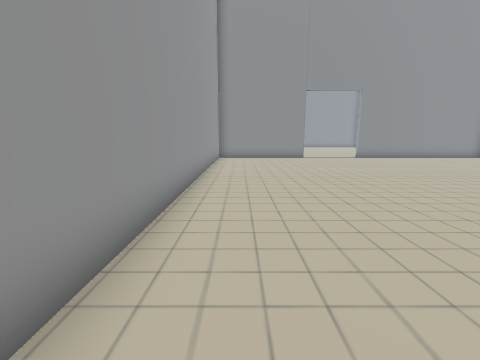
view 1 (above)

14 first-person views from a walk through a 3-D level made in the Unity game engine. The camera is 1.3 m above the floor, tilts 10° down and sees 90° across. The floor is counted in squares, 1 m on a side. Each view is taken from the middle of a square. On the plan, view 1 faces up. The plan holds only what a view shows up to about 12 squares ahead; the rest is blank. The player is left out.

view 2
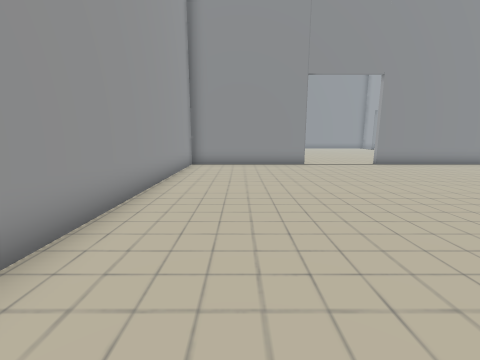

view 3
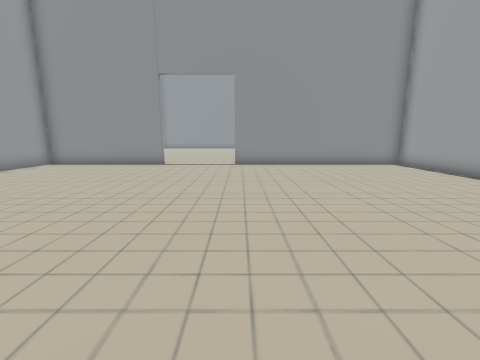

view 4
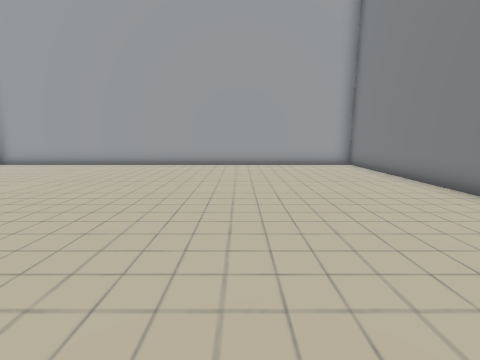

view 5
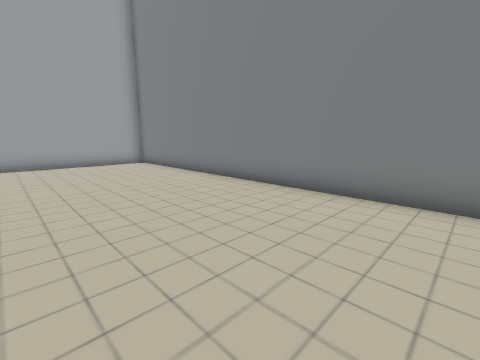

view 6
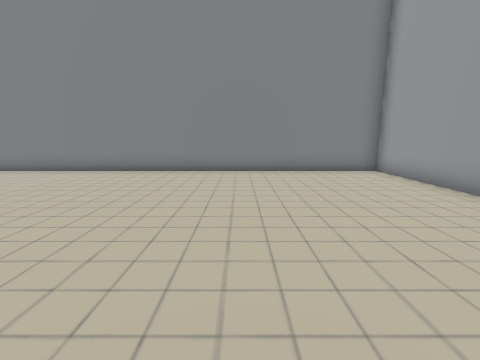

view 7
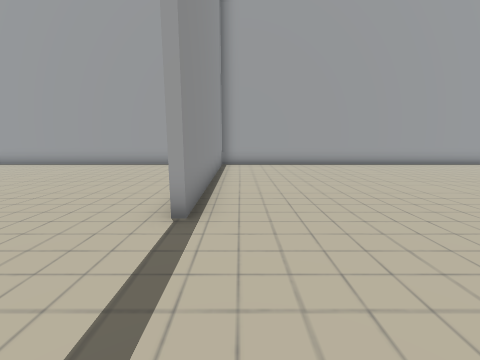

view 8
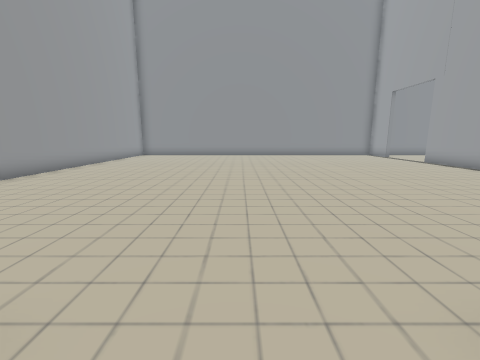

view 9
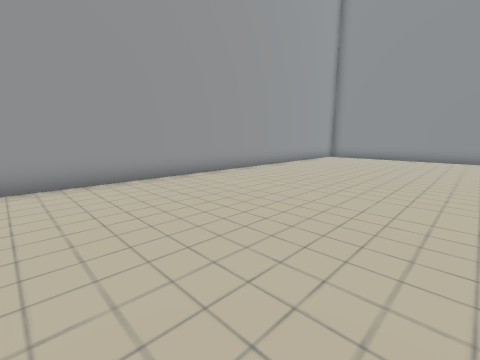

view 10
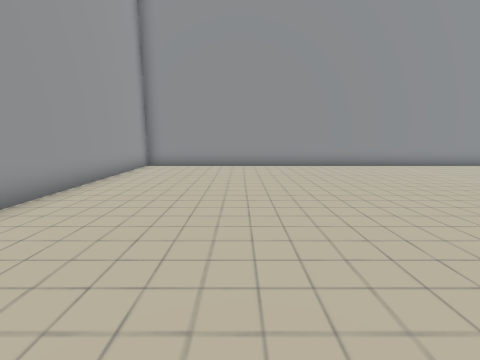

view 11
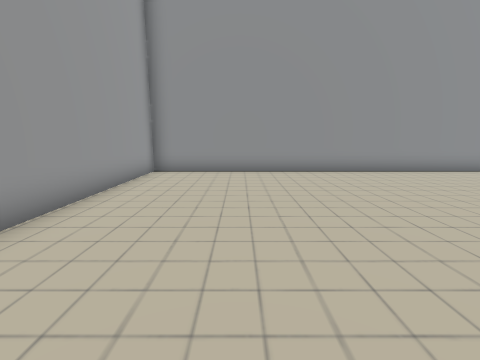

view 12
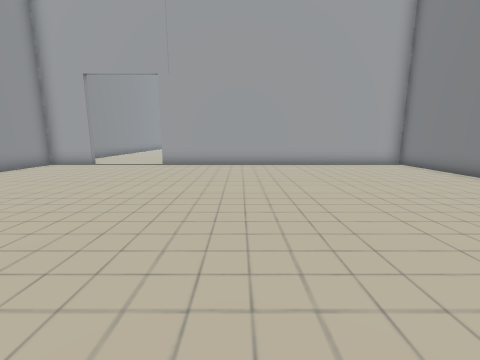

view 13
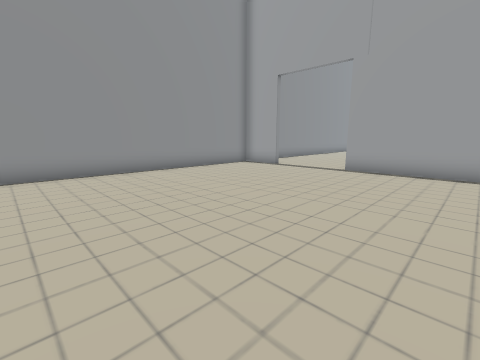

view 14
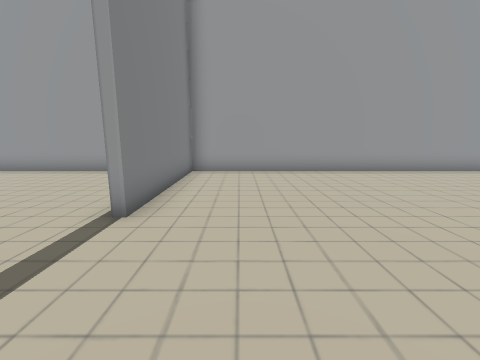

### Floor plan
Ten units are one square. View 1 is at (0, 0); x grows to the right and y downward. Boxes are objects, and circles mark ways between rooms. Rooms are numbered by the first view taken in them; rooms with no view inside come last. Other rooms are left out.
<svg viewBox="-19 -339 183 358">
<path fill="none" stroke="#000" d="M42 -159 -14 -159 -14 14 159 14 159 -159 76 -159M118 -161 159 -161 159 -279M159 -312 159 -334 -14 -334 -14 -161 42 -161"/>
<circle cx="60" cy="-160" r="3" fill="#2a7"/>
<text x="70" y="-70">1</text>
<text x="70" y="-250">2</text>
</svg>
Room 1 opens to room 2.

Where each view was taken, in squares from view 1:
view 1: 0 up, 0 right, facing up
view 2: 4 up, 1 right, facing up
view 3: 4 up, 8 right, facing up
view 4: 4 up, 4 right, facing right
view 5: 4 up, 3 right, facing down-right
view 6: 8 up, 4 right, facing down
view 7: 15 up, 4 right, facing right
view 8: 15 up, 6 right, facing up
view 9: 17 up, 6 right, facing up-left
view 10: 22 up, 3 right, facing up
view 11: 24 up, 2 right, facing up
view 12: 24 up, 4 right, facing right
view 13: 24 up, 6 right, facing up-right
view 14: 18 up, 8 right, facing left
